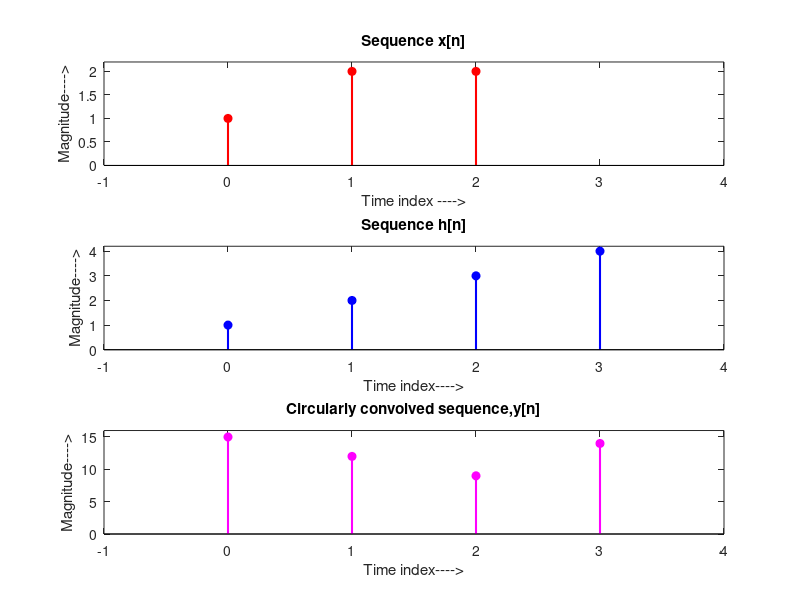

Source code (MATLAB):

% V8_2  Computing Circular Convolution

%%% Developed by Dr. M. Venu Gopala Rao, 
%%% Email: mvgr03@kluniversity.in,  mvgr03@gmail.com,

% -----------------------------------------------------------------------

clear all; close all; clc;


x = [1 2 2]; h = [1 2 3 4];
N = max(length(x),length(h));

y = cconv(x,h,N);
n = 0:N-1;

figure();
subplot(3,1,1); stem(0:length(x)-1,x,'r','fill','LineWidth',1.5);
xlabel('Time index ---->'); ylabel('Magnitude---->');
title('Sequence x[n]'); axis([-1 4 0  2.2]);

subplot(3,1,2); stem(0:length(h)-1,h,'b','fill','LineWidth',1.5);
xlabel('Time index---->'); ylabel('Magnitude---->');
title('Sequence h[n]')
axis([-1 4 0 4.2]);

subplot(3,1,3); stem(n,y,'m','fill','LineWidth',1.5);
xlabel('Time index---->'); ylabel('Magnitude---->');
title('Circularly convolved sequence,y[n]')
axis([-1 4 0 max(y)+1]);
